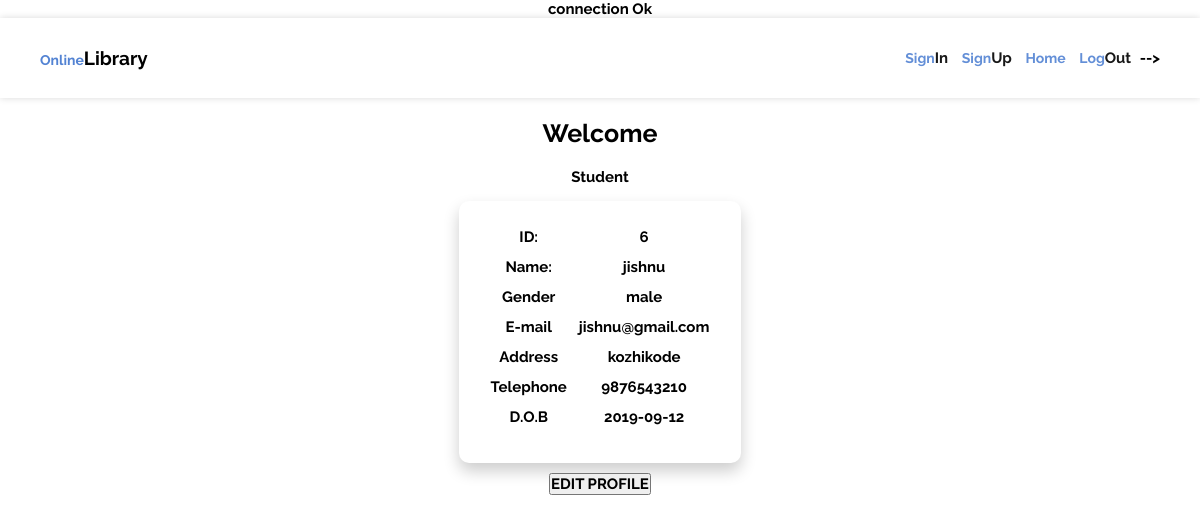
Page /student_index.php (signed in) on the committed database.
### tables this page shows
CREATE TABLE IF NOT EXISTS `student_details` (
  `id` int(11) NOT NULL AUTO_INCREMENT,
  `name` varchar(100) NOT NULL,
  `email` varchar(100) NOT NULL,
  `gender` varchar(10) NOT NULL,
  `address` varchar(100) NOT NULL,
  `password` varchar(100) NOT NULL,
  `telephone` bigint(20) NOT NULL,
  `dob` date NOT NULL,
  `status` varchar(100) NOT NULL DEFAULT 'Rejected',
  PRIMARY KEY (`id`),
  UNIQUE KEY `email` (`email`)
);

### student_index.php (the view, shortened to what this page needs)
<!DOCTYPE html>
<?php
require_once('connection.php'); ?>
<html lang="en" dir="ltr">
  <head>
    <link rel="stylesheet" type="text/css" href="loginstyle.css">
  </head>
  <body>
    <?php include 'header.php';?>
    <h6 style="color:black;">Welcome</h6>
    <h3 style="color:black;">Student</h3>
    <?php
      $f_id=$_SESSION['id'];
      $sql = "SELECT * FROM student_details WHERE `id`='$f_id'";
      $res_t = mysqli_query($conn,$sql);
      $row = mysqli_fetch_array($res_t,MYSQLI_ASSOC);
      ?>
      <table>
        <tr>
          <td>ID:</td>
          <td><?php echo $row['id']; ?></td>
        </tr>
        <tr>
          <td>Name:</td>
          <td><?php echo $row['name']; ?></td>
        </tr>
        <tr>
          <td>Gender</td>
          <td><?php echo $row['gender']; ?></td>
        </tr>
        <tr>
          <td>E-mail</td>
          <td><?php echo $row['email']; ?></td>
        </tr>
        <tr>
          <td>Address</td>
          <td><?php echo $row['address']; ?></td>
        </tr>
        <tr>
          <td>Telephone</td>
          <td><?php echo $row['telephone']; ?></td>
        </tr>
        <tr>
          <td>D.O.B</td>
          <td><?php echo $row['dob']; ?></td>
        </tr>
      </table>
      <button type="button" name="edit"><a href="student_update.php">EDIT PROFILE</a></button>
  </body>
</html>

### loginstyle.css (style rules this page uses)
* { padding: 0; margin: 0; font-family: 'Raleway', sans-serif; font-size: 15px; color: grey; font-weight: bold; color: black !important; text-decoration: none; }
body { text-align: center; background-color: #ffffff; }
h3 { padding-bottom: 15px !important; }
table { margin-left: auto; margin-right: auto; text-align: left; background-color: #ffffff; padding: 25px; border-radius: 10px; box-shadow: 0px 8px 16px 0px rgba(0,0,0,0.2); }
h6 { padding-bottom: 20px; padding-top: 20px; font-size: 25px; }
td { padding-bottom: 10px; padding-left: 5px; padding-right: 5px; }
table { text-align: inherit; }
button { margin-top: 10px; }

### headerstyle.css (style rules this page uses)
* { padding: 0; margin: 0; font-family: 'Raleway', sans-serif; color: white; }
body { margin:0; padding:0; }

### rows in the picture
student_details: id "6", name "jishnu", gender "male", email "jishnu@gmail.com", address "kozhikode", telephone "9876543210", dob "2019-09-12"
